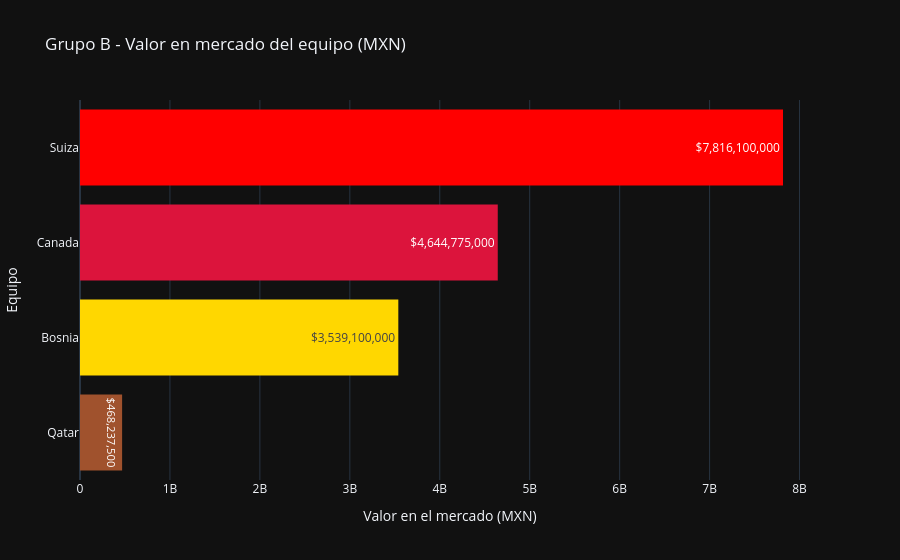

Notebook cell for this chart:
### Code cell
plot_squad_values(df_group_b, title="Grupo B - Valor en mercado del equipo (MXN)", colors=["sienna", "gold", "crimson","red"])

### Figure 1 — Plotly figure (JSON) as saved in the notebook; plotly's stock layout.template omitted (floating-point values rounded to 4 significant figures)
{"data": [{"marker": {"color": ["sienna", "gold", "crimson", "red"], "line": {"width": 0}}, "orientation": "h", "text": ["$468,237,500", "$3,539,100,000", "$4,644,775,000", "$7,816,100,000"], "textposition": "inside", "type": "bar", "x": [468200000.0, 3539000000.0, 4645000000.0, 7816000000.0], "y": ["Qatar", "Bosnia", "Canada", "Suiza"]}], "layout": {"showlegend": false, "title": {"text": "Grupo B - Valor en mercado del equipo (MXN)"}, "xaxis": {"title": {"text": "Valor en el mercado (MXN)"}}, "yaxis": {"title": {"text": "Equipo"}}}}
